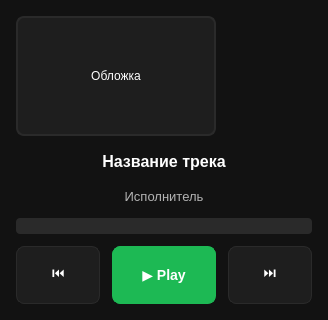
<?xml version="1.0" encoding="UTF-8"?>
<ui version="4.0">
 <class>PlayerWindow</class>
 <widget class="QWidget" name="PlayerWindow">
  <property name="geometry">
   <rect>
    <x>0</x>
    <y>0</y>
    <width>320</width>
    <height>240</height>
   </rect>
  </property>
  <property name="styleSheet">
   <string notr="true">QWidget#PlayerWindow {
    background-color: #121212;
    border-radius: 12px;
}

QLabel {
    color: #ffffff;
    background-color: transparent;
}

QLabel#lblCover {
    background-color: #1e1e1e;
    border-radius: 8px;
    border: 2px solid #2a2a2a;
}

QLabel#lblTitle {
    color: #ffffff;
    font-size: 16px;
    font-weight: 600;
    padding: 4px;
}

QLabel#lblArtist {
    color: #b3b3b3;
    font-size: 13px;
    padding: 2px;
}

QProgressBar {
    background-color: #2a2a2a;
    border: none;
    border-radius: 4px;
    height: 6px;
    text-align: center;
}

QProgressBar::chunk {
    background-color: #1db954;
    border-radius: 4px;
}

QPushButton {
    background-color: #1e1e1e;
    color: #ffffff;
    border: 1px solid #2a2a2a;
    border-radius: 8px;
    padding: 8px 16px;
    font-size: 14px;
    font-weight: 500;
    min-width: 50px;
    min-height: 40px;
}

QPushButton:hover {
    background-color: #2a2a2a;
    border-color: #3a3a3a;
}

QPushButton:pressed {
    background-color: #151515;
}

QPushButton#btnPlay {
    background-color: #1db954;
    border-color: #1db954;
    font-weight: 600;
    min-width: 70px;
}

QPushButton#btnPlay:hover {
    background-color: #1ed760;
    border-color: #1ed760;
}

QPushButton#btnPlay:pressed {
    background-color: #1aa34a;
}</string>
  </property>
  <layout class="QVBoxLayout" name="vLay">
   <property name="spacing">
    <number>12</number>
   </property>
   <property name="leftMargin">
    <number>16</number>
   </property>
   <property name="topMargin">
    <number>16</number>
   </property>
   <property name="rightMargin">
    <number>16</number>
   </property>
   <property name="bottomMargin">
    <number>16</number>
   </property>
   <item>
    <widget class="QLabel" name="lblCover">
     <property name="minimumSize">
      <size>
       <width>120</width>
       <height>120</height>
      </size>
     </property>
     <property name="maximumSize">
      <size>
       <width>200</width>
       <height>200</height>
      </size>
     </property>
     <property name="alignment">
      <set>Qt::AlignCenter</set>
     </property>
     <property name="text">
      <string>Обложка</string>
     </property>
     <property name="scaledContents">
      <bool>true</bool>
     </property>
    </widget>
   </item>
   <item>
    <widget class="QLabel" name="lblTitle">
     <property name="text">
      <string>Название трека</string>
     </property>
     <property name="alignment">
      <set>Qt::AlignCenter</set>
     </property>
    </widget>
   </item>
   <item>
    <widget class="QLabel" name="lblArtist">
     <property name="text">
      <string>Исполнитель</string>
     </property>
     <property name="alignment">
      <set>Qt::AlignCenter</set>
     </property>
    </widget>
   </item>
   <item>
    <widget class="QProgressBar" name="pb">
     <property name="value">
      <number>0</number>
     </property>
     <property name="textVisible">
      <bool>false</bool>
     </property>
    </widget>
   </item>
   <item>
    <layout class="QHBoxLayout" name="hLay">
     <property name="spacing">
      <number>12</number>
     </property>
     <item>
      <widget class="QPushButton" name="btnPrev">
       <property name="text">
        <string>⏮</string>
       </property>
       <property name="toolTip">
        <string>Назад на 5 сек</string>
       </property>
      </widget>
     </item>
     <item>
      <spacer name="horizontalSpacer">
       <property name="orientation">
        <enum>Qt::Horizontal</enum>
       </property>
       <property name="sizeHint" stdset="0">
        <size>
         <width>40</width>
         <height>20</height>
        </size>
       </property>
      </spacer>
     </item>
     <item>
      <widget class="QPushButton" name="btnPlay">
       <property name="text">
        <string>▶ Play</string>
       </property>
       <property name="toolTip">
        <string>Воспроизвести/Пауза</string>
       </property>
      </widget>
     </item>
     <item>
      <spacer name="horizontalSpacer_2">
       <property name="orientation">
        <enum>Qt::Horizontal</enum>
       </property>
       <property name="sizeHint" stdset="0">
        <size>
         <width>40</width>
         <height>20</height>
        </size>
       </property>
      </spacer>
     </item>
     <item>
      <widget class="QPushButton" name="btnNext">
       <property name="text">
        <string>⏭</string>
       </property>
       <property name="toolTip">
        <string>Вперед на 5 сек</string>
       </property>
      </widget>
     </item>
    </layout>
   </item>
  </layout>
 </widget>
 <resources/>
 <connections/>
</ui>
